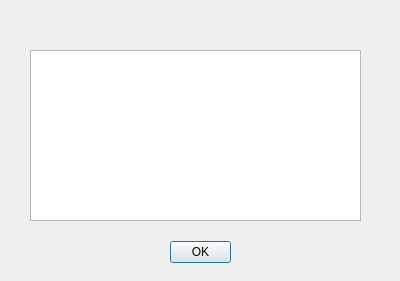
<?xml version="1.0" encoding="UTF-8"?>
<ui version="4.0">
 <class>AboutDlg</class>
 <widget class="QDialog" name="AboutDlg">
  <property name="geometry">
   <rect>
    <x>0</x>
    <y>0</y>
    <width>400</width>
    <height>281</height>
   </rect>
  </property>
  <property name="windowTitle">
   <string>Dialog</string>
  </property>
  <widget class="QTextEdit" name="textEdit">
   <property name="geometry">
    <rect>
     <x>30</x>
     <y>50</y>
     <width>331</width>
     <height>171</height>
    </rect>
   </property>
   <property name="readOnly">
    <bool>true</bool>
   </property>
  </widget>
  <widget class="QDialogButtonBox" name="buttonBox">
   <property name="geometry">
    <rect>
     <x>170</x>
     <y>240</y>
     <width>61</width>
     <height>25</height>
    </rect>
   </property>
   <property name="standardButtons">
    <set>QDialogButtonBox::Ok</set>
   </property>
  </widget>
 </widget>
 <resources/>
 <connections/>
</ui>
